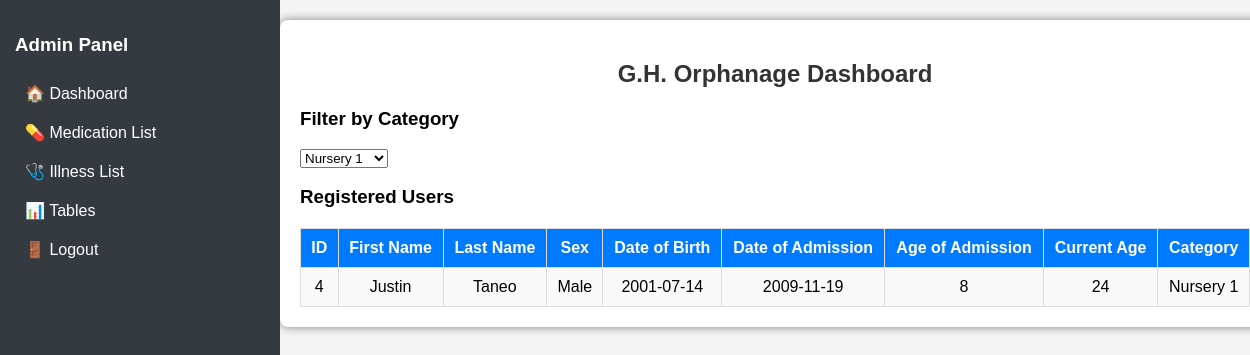
/admin_dashboard.php?category=Nursery 1 (signed in), run on the app's committed database.
### tables this page shows
CREATE TABLE `users` (
  `id` int(11) NOT NULL,
  `first_name` varchar(50) NOT NULL,
  `last_name` varchar(50) NOT NULL,
  `sex` enum('Male','Female','Other') NOT NULL,
  `date_of_birth` date NOT NULL,
  `date_of_admission` date NOT NULL,
  `age_of_admission` int(11) NOT NULL,
  `current_age` int(11) NOT NULL,
  `children_category` varchar(50) NOT NULL
);

### admin_dashboard.php (the view, shortened to what this page needs)
<?php
include 'config.php';
$selected_category = isset($_GET['category']) ? $_GET['category'] : "";
$category_query = "SELECT DISTINCT children_category FROM users WHERE children_category != ''";
$category_result = mysqli_query($conn, $category_query);
$sql = !empty($selected_category) ? "SELECT * FROM users WHERE children_category = '$selected_category'" : "SELECT * FROM users";
$result = mysqli_query($conn, $sql);
?>
<!DOCTYPE html>
<html lang="en">
<head>
    <link rel="stylesheet" href="https://cdnjs.cloudflare.com/ajax/libs/font-awesome/6.0.0/css/all.min.css">
</head>
<body>
<div class="sidebar">
        <h3>Admin Panel</h3>
        <a href="admin_dashboard.php">🏠 Dashboard</a>
        <a href="medication_list.php">💊 Medication List</a>
        <a href="illness_list.php">🩺 Illness List</a>
        <a href="tables.php">📊 Tables</a>
        <a href="logout.php">🚪 Logout</a>
    </div>
    <div class="content">
        <div class="container">
            <h2>G.H. Orphanage Dashboard</h2>
            <h3>Filter by Category</h3>
            <select id="category_filter" onchange="filterCategory()">
                <?php while ($category_row = mysqli_fetch_assoc($category_result)) { ?>
                    <option value="<?= $category_row['children_category'] ?>" <?= ($selected_category == $category_row['children_category']) ? "selected" : "" ?>>
                        <?= $category_row['children_category'] ?>
                    </option>
                <?php } ?>
            </select>
            <h3>Registered Users</h3>
            <table>
                <tr>
                    <th>ID</th>
                    <th>First Name</th>
                    <th>Last Name</th>
                    <th>Sex</th>
                    <th>Date of Birth</th>
                    <th>Date of Admission</th>
                    <th>Age of Admission</th>
                    <th>Current Age</th>
                    <th>Category</th>
                </tr>
                <?php while ($row = mysqli_fetch_assoc($result)) { ?>
                    <tr>
                        <td><?= $row['id'] ?></td>
                        <td><?= $row['first_name'] ?></td>
                        <td><?= $row['last_name'] ?></td>
                        <td><?= $row['sex'] ?></td>
                        <td><?= $row['date_of_birth'] ?></td>
                        <td><?= $row['date_of_admission'] ?></td>
                        <td><?= $row['age_of_admission'] ?></td>
                        <td><?= $row['current_age'] ?></td>
                        <td><?= $row['children_category'] ?></td>
                    </tr>
                <?php } ?>
            </table>
        </div>
    </div>
</body>
</html>

### admin_dashboard.php (style rules this page uses)
body { font-family: Arial, sans-serif; background-color: #f4f4f4; margin: 0; padding: 0; }
.sidebar { width: 250px; background: #343a40; color: white; padding: 15px; height: 100vh; position: fixed; }
.sidebar a { color: white; display: block; padding: 10px; text-decoration: none; }
.content { margin-left: 270px; padding: 20px; width: calc(100% - 270px); }
.container { background: white; padding: 20px; border-radius: 8px; box-shadow: 0px 0px 10px gray; }
h2 { text-align: center; color: #333; }
table { width: 100%; border-collapse: collapse; margin-top: 20px; }
th, td { border: 1px solid #ddd; padding: 10px; text-align: center; }
th { background: #007bff; color: white; }
tr:nth-child(even) { background: #f9f9f9; }
.content { margin-left: 260px; padding: 20px; width: calc(100% - 260px); }

### data on the page
users: id "4", first_name "Justin", last_name "Taneo", sex "Male", date_of_birth "2001-07-14", date_of_admission "2009-11-19", age_of_admission "8", current_age "24", children_category "Nursery 1"

### other printed values
form field value "Nursery 1"
